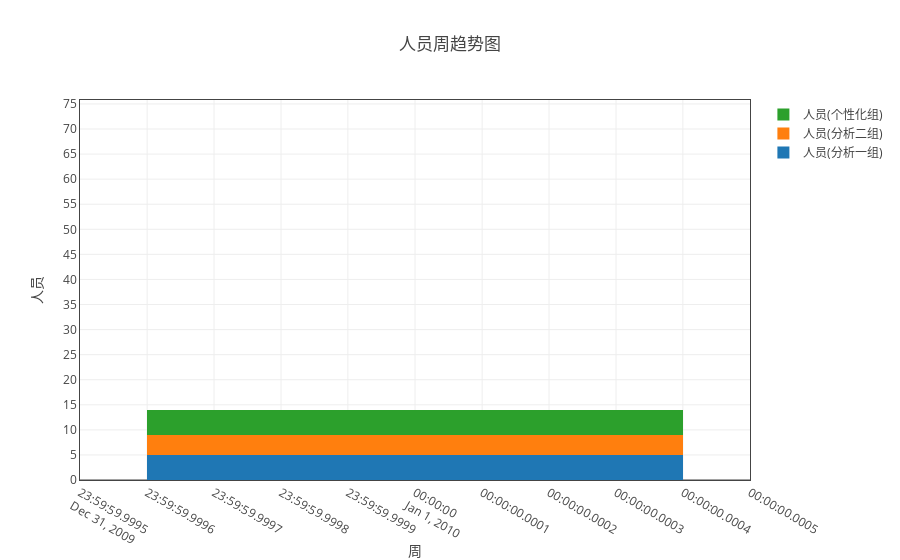

Source (notebook cell):
### Markdown cell above
## 各组人员情况

### Code cell
ss = myModule.format(all_df1 ,"日期（格式“月-周次”）" ,['人员'])
ss.add_group('组别')
myModule.myPlot(ss.groupby('count')).plot('stack_bar')

### Figure 1 — Plotly figure (JSON) as saved in the notebook; plotly's stock layout.template omitted (floating-point values rounded to 4 significant figures)
{"data": [{"name": "人员(分析一组)", "type": "bar", "uid": "68aef4e4-d1af-11e8-8ddb-a41f72875c19", "x": ["10-1", "9-1", "9-2", "9-3", "9-4"], "y": [5, 4, 4, 4, 4]}, {"name": "人员(分析二组)", "type": "bar", "uid": "68aef4e5-d1af-11e8-8ddb-a41f72875c19", "x": ["10-1", "9-1", "9-2", "9-3", "9-4"], "y": [4, 10, 10, 10, 10]}, {"name": "人员(个性化组)", "type": "bar", "uid": "68aef4e6-d1af-11e8-8ddb-a41f72875c19", "x": ["10-1", "9-1", "9-2", "9-3", "9-4"], "y": [5, 4, 4, 4, 4]}], "layout": {"barmode": "stack", "title": "人员周趋势图", "xaxis": {"mirror": "all", "nticks": 20, "showgrid": true, "showline": true, "title": "周", "zeroline": true}, "yaxis": {"mirror": "all", "nticks": 20, "showgrid": true, "showline": true, "title": "人员", "zeroline": true}}}
